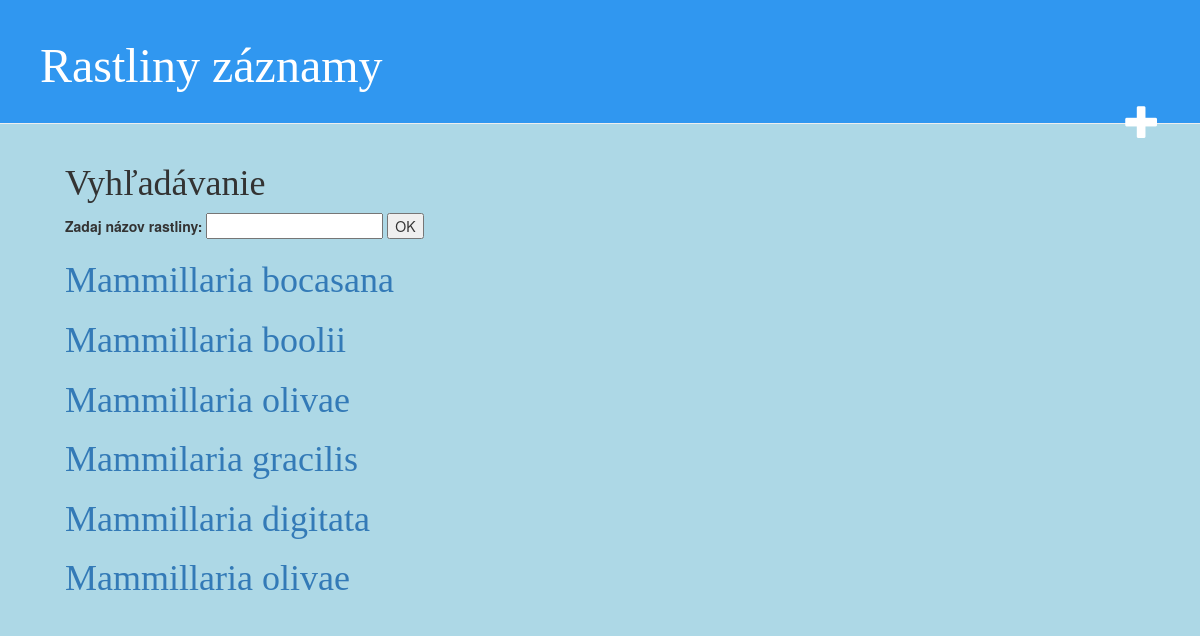
Before: /post/search with the older database file.
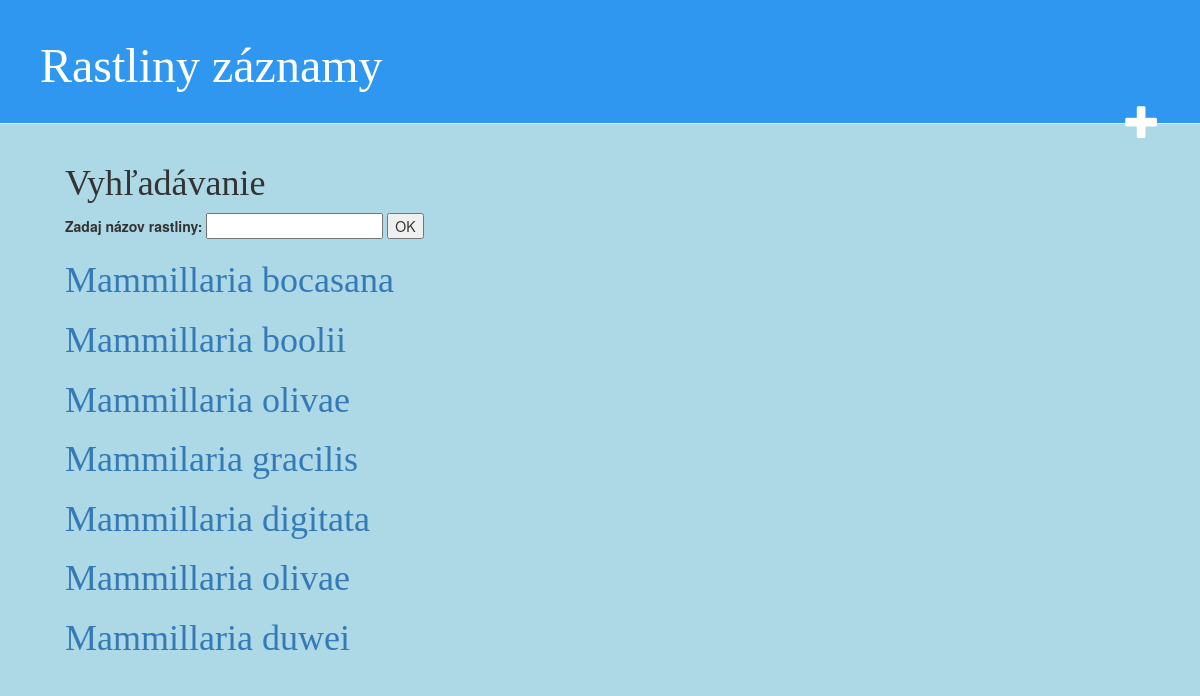
After: the same page with the newer database file.
### rastliny_zaznamy/models.py (models this page shows)
class Post(models.Model):
    autor = models.ForeignKey('auth.User', on_delete=models.CASCADE)
    kategoria = models.CharField(max_length=200)
    title = models.CharField(max_length=200)
    count = models.IntegerField()
    text = models.TextField()
    created_date = models.DateTimeField(
            default=timezone.now)
    def __str__(self):
        return self.title

### rastliny_zaznamy/views.py (the view)
# urls.py: url(r'^post/search$', views.post_search, name='post_search'),
def post_search(request):
    val = ''
    if request.method == "POST":
        val = request.POST.get('name')
    posts = Post.objects.filter(title__startswith=val)
    return render(request, 'rastliny_zaznamy/post_search.html', {'posts': posts})

### rastliny_zaznamy/templates/rastliny_zaznamy/post_search.html (shortened to what this page needs)
{% extends 'rastliny_zaznamy/base.html' %}
{% block content %}
<h1>Vyhľadávanie</h1>
<form action = "" method = "POST">
    <label for="your_name">Zadaj názov rastliny: </label>
    <input id="your_name" type="text" name="name">
    <input type="submit" value="OK">
</form>
        {% for post in posts %}
            <div>
                <a href="{% url 'post_edit' pk=post.pk %}">
                <h1>{{ post }}</h1>
            </div>
        {% endfor %}
{% endblock %}

Changed rows visible on the page:
added Post: title "Mammillaria duwei"
